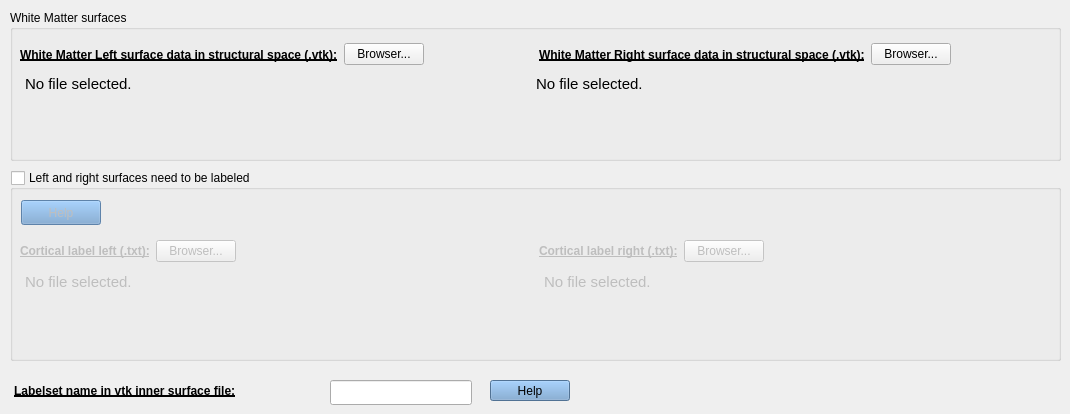
       <widget class="QWidget" name="widget">
        <attribute name="title">
         <string>White Matter surfaces</string>
        </attribute>
        <widget class="QGroupBox" name="groupBox_9">
         <property name="geometry">
          <rect>
           <x>10</x>
           <y>10</y>
           <width>1051</width>
           <height>151</height>
          </rect>
         </property>
         <property name="title">
          <string>White Matter surfaces </string>
         </property>
         <widget class="QWidget" name="layoutWidget">
          <property name="geometry">
           <rect>
            <x>10</x>
            <y>30</y>
            <width>1031</width>
            <height>29</height>
           </rect>
          </property>
          <layout class="QHBoxLayout" name="horizontalLayout_59">
           <item>
            <layout class="QHBoxLayout" name="horizontalLayout_51">
             <item>
              <widget class="QLabel" name="label_44">
               <property name="font">
                <font>
                 <weight>75</weight>
                 <bold>true</bold>
                 <underline>true</underline>
                </font>
               </property>
               <property name="text">
                <string>White Matter Left surface data in structural space (.vtk):</string>
               </property>
              </widget>
             </item>
             <item>
              <widget class="QPushButton" name="WM_L_Surf_pushButton">
               <property name="text">
                <string>Browser...</string>
               </property>
              </widget>
             </item>
             <item>
              <spacer name="horizontalSpacer_6">
               <property name="orientation">
                <enum>Qt::Horizontal</enum>
               </property>
               <property name="sizeHint" stdset="0">
                <size>
                 <width>40</width>
                 <height>20</height>
                </size>
               </property>
              </spacer>
             </item>
            </layout>
           </item>
           <item>
            <layout class="QHBoxLayout" name="horizontalLayout_54">
             <item>
              <widget class="QLabel" name="label_57">
               <property name="font">
                <font>
                 <weight>75</weight>
                 <bold>true</bold>
                 <underline>true</underline>
                </font>
               </property>
               <property name="text">
                <string>White Matter Right surface data in structural space (.vtk):</string>
               </property>
              </widget>
             </item>
             <item>
              <widget class="QPushButton" name="WM_R_Surf_pushButton">
               <property name="text">
                <string>Browser...</string>
               </property>
              </widget>
             </item>
             <item>
              <spacer name="horizontalSpacer_7">
               <property name="orientation">
                <enum>Qt::Horizontal</enum>
               </property>
               <property name="sizeHint" stdset="0">
                <size>
                 <width>40</width>
                 <height>20</height>
                </size>
               </property>
              </spacer>
             </item>
            </layout>
           </item>
          </layout>
         </widget>
         <widget class="QWidget" name="layoutWidget">
          <property name="geometry">
           <rect>
            <x>10</x>
            <y>60</y>
            <width>1031</width>
            <height>81</height>
           </rect>
          </property>
          <layout class="QHBoxLayout" name="horizontalLayout_63">
           <item>
            <widget class="QTextEdit" name="WM_L_Surf_textEdit">
             <property name="maximumSize">
              <size>
               <width>505</width>
               <height>16777215</height>
              </size>
             </property>
             <property name="styleSheet">
              <string notr="true">QTextEdit {
	background-color : transparent
}</string>
             </property>
             <property name="readOnly">
              <bool>true</bool>
             </property>
             <property name="html">
              <string>&lt;!DOCTYPE HTML PUBLIC &quot;-//W3C//DTD HTML 4.0//EN&quot; &quot;http://www.w3.org/TR/REC-html40/strict.dtd&quot;&gt;
&lt;html&gt;&lt;head&gt;&lt;meta name=&quot;qrichtext&quot; content=&quot;1&quot; /&gt;&lt;style type=&quot;text/css&quot;&gt;
p, li { white-space: pre-wrap; }
&lt;/style&gt;&lt;/head&gt;&lt;body style=&quot; font-family:'Ubuntu'; font-size:11pt; font-weight:400; font-style:normal;&quot;&gt;
&lt;p style=&quot; margin-top:0px; margin-bottom:0px; margin-left:0px; margin-right:0px; -qt-block-indent:0; text-indent:0px;&quot;&gt;No file selected.&lt;/p&gt;&lt;/body&gt;&lt;/html&gt;</string>
             </property>
            </widget>
           </item>
           <item>
            <widget class="QTextEdit" name="WM_R_Surf_textEdit">
             <property name="styleSheet">
              <string notr="true">QTextEdit {
	background-color : transparent
}</string>
             </property>
             <property name="readOnly">
              <bool>true</bool>
             </property>
             <property name="html">
              <string>&lt;!DOCTYPE HTML PUBLIC &quot;-//W3C//DTD HTML 4.0//EN&quot; &quot;http://www.w3.org/TR/REC-html40/strict.dtd&quot;&gt;
&lt;html&gt;&lt;head&gt;&lt;meta name=&quot;qrichtext&quot; content=&quot;1&quot; /&gt;&lt;style type=&quot;text/css&quot;&gt;
p, li { white-space: pre-wrap; }
&lt;/style&gt;&lt;/head&gt;&lt;body style=&quot; font-family:'Ubuntu'; font-size:11pt; font-weight:400; font-style:normal;&quot;&gt;
&lt;p style=&quot; margin-top:0px; margin-bottom:0px; margin-left:0px; margin-right:0px; -qt-block-indent:0; text-indent:0px;&quot;&gt;No file selected.&lt;/p&gt;&lt;/body&gt;&lt;/html&gt;</string>
             </property>
             <property name="overwriteMode">
              <bool>true</bool>
             </property>
            </widget>
           </item>
          </layout>
         </widget>
        </widget>
        <widget class="QGroupBox" name="surface_already_labeled_groupBox">
         <property name="geometry">
          <rect>
           <x>10</x>
           <y>170</y>
           <width>1051</width>
           <height>191</height>
          </rect>
         </property>
         <property name="title">
          <string>Left and right surfaces need to be labeled</string>
         </property>
         <property name="checkable">
          <bool>true</bool>
         </property>
         <property name="checked">
          <bool>false</bool>
         </property>
         <widget class="QWidget" name="layoutWidget_10">
          <property name="geometry">
           <rect>
            <x>10</x>
            <y>70</y>
            <width>1031</width>
            <height>111</height>
           </rect>
          </property>
          <layout class="QGridLayout" name="gridLayout_11">
           <item row="1" column="0">
            <widget class="QTextEdit" name="cortical_label_left_textEdit">
             <property name="styleSheet">
              <string notr="true">QTextEdit {
	background-color : transparent
}</string>
             </property>
             <property name="readOnly">
              <bool>true</bool>
             </property>
             <property name="html">
              <string>&lt;!DOCTYPE HTML PUBLIC &quot;-//W3C//DTD HTML 4.0//EN&quot; &quot;http://www.w3.org/TR/REC-html40/strict.dtd&quot;&gt;
&lt;html&gt;&lt;head&gt;&lt;meta name=&quot;qrichtext&quot; content=&quot;1&quot; /&gt;&lt;style type=&quot;text/css&quot;&gt;
p, li { white-space: pre-wrap; }
&lt;/style&gt;&lt;/head&gt;&lt;body style=&quot; font-family:'Ubuntu'; font-size:11pt; font-weight:400; font-style:normal;&quot;&gt;
&lt;p style=&quot; margin-top:0px; margin-bottom:0px; margin-left:0px; margin-right:0px; -qt-block-indent:0; text-indent:0px;&quot;&gt;No file selected.&lt;/p&gt;&lt;/body&gt;&lt;/html&gt;</string>
             </property>
            </widget>
           </item>
           <item row="1" column="1">
            <widget class="QTextEdit" name="cortical_label_right_textEdit">
             <property name="styleSheet">
              <string notr="true">QTextEdit {
	background-color : transparent
}</string>
             </property>
             <property name="readOnly">
              <bool>true</bool>
             </property>
             <property name="html">
              <string>&lt;!DOCTYPE HTML PUBLIC &quot;-//W3C//DTD HTML 4.0//EN&quot; &quot;http://www.w3.org/TR/REC-html40/strict.dtd&quot;&gt;
&lt;html&gt;&lt;head&gt;&lt;meta name=&quot;qrichtext&quot; content=&quot;1&quot; /&gt;&lt;style type=&quot;text/css&quot;&gt;
p, li { white-space: pre-wrap; }
&lt;/style&gt;&lt;/head&gt;&lt;body style=&quot; font-family:'Ubuntu'; font-size:11pt; font-weight:400; font-style:normal;&quot;&gt;
&lt;p style=&quot; margin-top:0px; margin-bottom:0px; margin-left:0px; margin-right:0px; -qt-block-indent:0; text-indent:0px;&quot;&gt;No file selected.&lt;/p&gt;&lt;/body&gt;&lt;/html&gt;</string>
             </property>
            </widget>
           </item>
           <item row="0" column="0">
            <layout class="QHBoxLayout" name="horizontalLayout_46">
             <item>
              <widget class="QLabel" name="label_16">
               <property name="font">
                <font>
                 <weight>75</weight>
                 <bold>true</bold>
                 <underline>true</underline>
                </font>
               </property>
               <property name="text">
                <string>Cortical label left (.txt):</string>
               </property>
              </widget>
             </item>
             <item>
              <widget class="QPushButton" name="cortical_label_left_pushButton">
               <property name="text">
                <string>Browser...</string>
               </property>
              </widget>
             </item>
             <item>
              <spacer name="horizontalSpacer_50">
               <property name="orientation">
                <enum>Qt::Horizontal</enum>
               </property>
               <property name="sizeHint" stdset="0">
                <size>
                 <width>40</width>
                 <height>20</height>
                </size>
               </property>
              </spacer>
             </item>
            </layout>
           </item>
           <item row="0" column="1">
            <layout class="QHBoxLayout" name="horizontalLayout_47">
             <item>
              <widget class="QLabel" name="label_29">
               <property name="font">
                <font>
                 <weight>75</weight>
                 <bold>true</bold>
                 <underline>true</underline>
                </font>
               </property>
               <property name="text">
                <string>Cortical label right (.txt):</string>
               </property>
              </widget>
             </item>
             <item>
              <widget class="QPushButton" name="cortical_label_right_pushButton">
               <property name="text">
                <string>Browser...</string>
               </property>
              </widget>
             </item>
             <item>
              <spacer name="horizontalSpacer_51">
               <property name="orientation">
                <enum>Qt::Horizontal</enum>
               </property>
               <property name="sizeHint" stdset="0">
                <size>
                 <width>40</width>
                 <height>20</height>
                </size>
               </property>
              </spacer>
             </item>
            </layout>
           </item>
          </layout>
         </widget>
         <widget class="QPushButton" name="question_cortical_labeled_pushButton">
          <property name="geometry">
           <rect>
            <x>11</x>
            <y>30</y>
            <width>80</width>
            <height>25</height>
           </rect>
          </property>
          <property name="styleSheet">
           <string notr="true">QPushButton {
	background-color : rgb(114, 159, 207)
}
</string>
          </property>
          <property name="text">
           <string>Help</string>
          </property>
         </widget>
        </widget>
        <widget class="QPushButton" name="question_labelset_name_pushButton">
         <property name="geometry">
          <rect>
           <x>490</x>
           <y>380</y>
           <width>80</width>
           <height>21</height>
          </rect>
         </property>
         <property name="styleSheet">
          <string notr="true">QPushButton {
	background-color : rgb(114, 159, 207)
}
</string>
         </property>
         <property name="text">
          <string>Help</string>
         </property>
        </widget>
        <widget class="QLabel" name="label_23">
         <property name="geometry">
          <rect>
           <x>14</x>
           <y>380</y>
           <width>341</width>
           <height>21</height>
          </rect>
         </property>
         <property name="font">
          <font>
           <weight>75</weight>
           <bold>true</bold>
           <underline>true</underline>
          </font>
         </property>
         <property name="text">
          <string>Labelset name in vtk inner surface file:</string>
         </property>
        </widget>
        <widget class="QLineEdit" name="labelset_lineEdit">
         <property name="geometry">
          <rect>
           <x>330</x>
           <y>380</y>
           <width>142</width>
           <height>25</height>
          </rect>
         </property>
         <property name="text">
          <string/>
         </property>
        </widget>
        <zorder>labelset_lineEdit</zorder>
        <zorder>label_23</zorder>
        <zorder>groupBox_9</zorder>
        <zorder>surface_already_labeled_groupBox</zorder>
        <zorder>question_labelset_name_pushButton</zorder>
       </widget>
